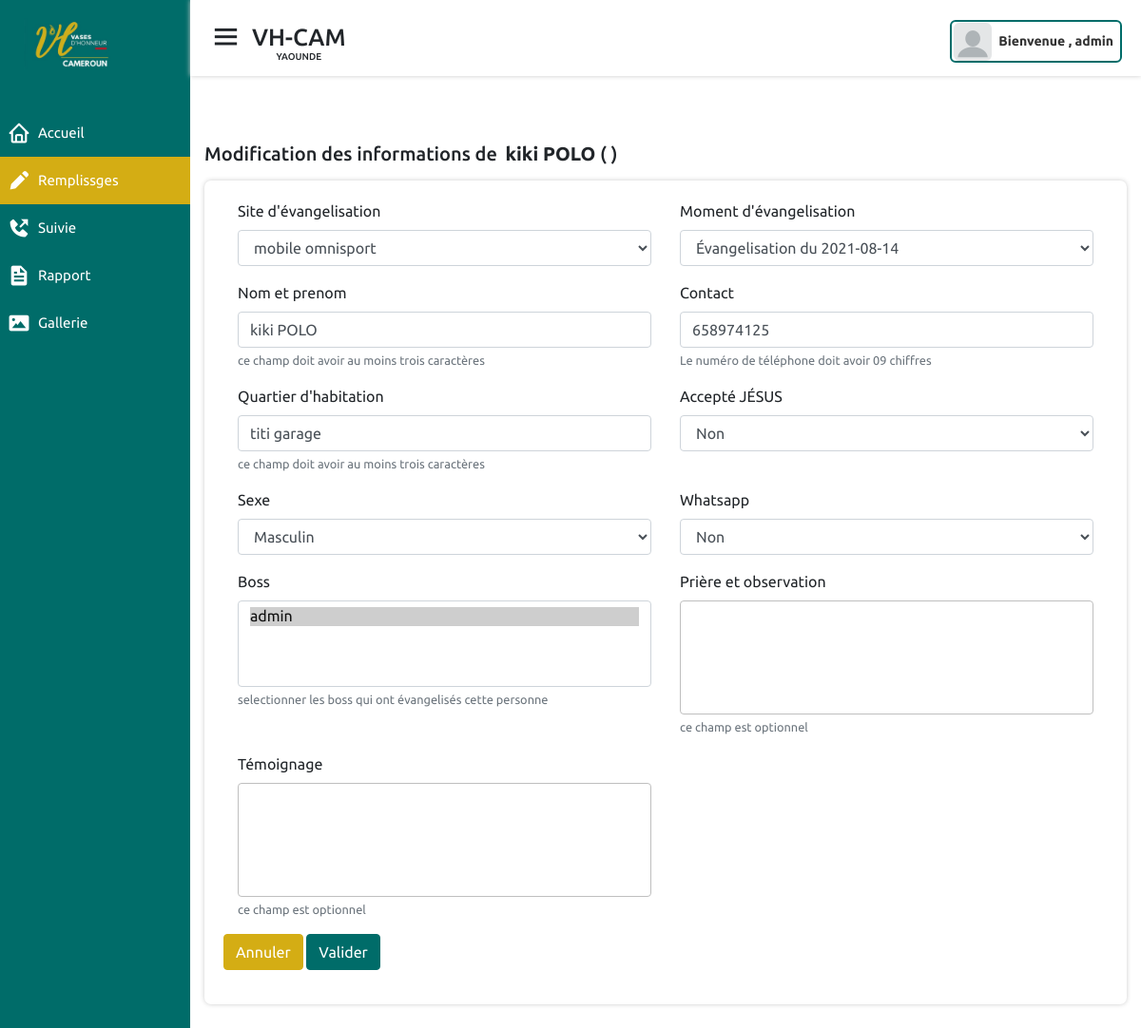
Screenshot of /evangelisations/remplissages/personne/8/modifier (signed in) with the database file from the repository.
### remplissages/models.py (models this page shows, shortened)
class Person(models.Model):
    ACCEPTE_JESUS = (
        ('oui', 'Oui'),
        ('non', 'Non'),
        ('ras', 'Ras'),
        ('déjà', 'Déjà')
    )
    SEXE = (
        ('masculin', 'Masculin'),
        ('féminin', 'Féminin')
    )
    WHATSAPP = (
        ('oui', 'Oui'),
        ('non', 'Non'),
    )
    site_evangelisation = models.ForeignKey(Site,
                                            related_name='personnes_evangelise',
                                            on_delete=models.SET_NULL, blank=True,  null=True,
                                            verbose_name="site d'évangelisation")
    author = models.ForeignKey(User, related_name='auth_personnes',
                                            on_delete=models.SET_NULL,
                                            blank=True,
                                            null=True,
                                            verbose_name="Enrgistré par ")
    evangelisation = models.ForeignKey(Evangelisation, related_name='personnes',
                                            on_delete=models.SET_NULL,
                                            blank=True,
                                            null=True,
                                            verbose_name="Moment d'évangelisation")
    date = models.DateField(auto_now_add=False, auto_created=False)
    nom_et_prenom = models.CharField(max_length=200, verbose_name='Nom et Prénom', help_text="ce champ doit avoir au moins trois caractères")
    contacts = models.PositiveIntegerField()
    quartier_d_habitation = models.CharField(max_length=200, verbose_name="Quartier d'habitation", help_text="ce champ doit avoir au moins trois caractères")
    accepte_jesus = models.CharField(choices=ACCEPTE_JESUS, max_length=15, verbose_name='Accepté JÉSUS')
    sexe = models.CharField(choices=SEXE, max_length=15, verbose_name='Sexe')
    whatsapp = models.CharField(choices=WHATSAPP, max_length=15, verbose_name='Whatsapp')
    boss = models.ManyToManyField(User, related_name='personnes', help_text="selectionner les boss qui ont évangelisés cette personne")
    sujets_de_priere = models.TextField(verbose_name="Prière et observation", null=True, blank=True, help_text="ce champ est optionnel")
    temoignages = models.TextField(verbose_name="Témoignage", null=True, blank=True, help_text="ce champ est optionnel")
    author = models.ForeignKey(User, related_name='author_personnes',
                                on_delete=models.SET_NULL,
                                null=True,
                                verbose_name="ajouter par ")
    created = models.DateTimeField(auto_now_add=True, verbose_name='créer à')
    updated = models.DateTimeField(auto_now=True, verbose_name='mis à jour à')
    class Meta:
        verbose_name = "Personne évangélisé"
        ordering = ('nom_et_prenom',)

### remplissages/views.py (the view)
# urls.py: path('personne/<int:pk>/modifier', views.change_personne, name="change_personne"),
@login_required
def change_personne(request, pk, passe=None):
    person = None
    is_update = False
    form = None
    passe1 = passe
    context = dict()
    request.session['passe'] = passe1
    try:
        person = Person.objects.get(id=pk)
    except Person.DoesNotExist:
        raise Http404("Pages non disponible")
    if request.method == 'POST':
        form = PersonFormUpdate(instance=person, data=request.POST)
        if request.session.get('passe'):
            passe1 = request.session.get('passe')
        if form.is_valid():
            person = form.save(commit=False)
            person.save()
            History.objects.create(
                user=request.user,
                content_object=f"{person}",
                action_type="mise à jour de"
            )
            context['is_update'] = True
            request.session['is_update'] = True
            request.session['personne_update'] = {'id':person.id, 'nom':person.nom_et_prenom}
            request.session['personne'] = {'id':person.id, 'nom':person.nom_et_prenom}
            if passe1:
                return redirect('rempl:liste_site')
            else:
                return redirect('rempl:index_rempl')
        else:
            if request.session.get('passe'):
                context['passe'] = request.session.get('passe')
    else:
        form = PersonFormUpdate(instance=person)
        if request.session.get('passe'):
            context['passe'] = request.session.get('passe')
    if passe1:
        context['passe'] = passe1
    context['form'] = form
    context['person'] = person
    context['passe'] = passe
    active = "index_rempl"
    context['active'] = active
    return render(request, 'remplissages/personne/update_person.html', context)

### remplissages/forms.py (shortened to what this page needs)
class PersonFormUpdate(forms.ModelForm):
    contacts = forms.IntegerField(label="Contact", help_text="Le numéro de téléphone doit avoir 09 chiffres")
    nom_et_prenom = forms.CharField(label="Nom et prenom", help_text="ce champ doit avoir au moins trois caractères")
    quartier_d_habitation = forms.CharField(label="Quartier d'habitation", help_text="ce champ doit avoir au moins trois caractères")
    class Meta:
        model = Person
        fields = ['site_evangelisation', 'evangelisation', 'nom_et_prenom',
                    'contacts', 'quartier_d_habitation', 'accepte_jesus',
                    'sexe', 'whatsapp','boss',
                    'sujets_de_priere', 'temoignages']

### remplissages/models.py (called while the page is built)
    def __str__(self):
        return self.nom_site_evangelisation

    def __str__(self):
        return f"Évangelisation du {self.day}"

### remplissages/templates/remplissages/personne/update_person.html (shortened to what this page needs)
{% extends 'base.html' %}
{% load widget_tweaks %}
{% block content %}
<div class="row">
    <div class="col-md-12">
        <div class="wrap_rempl">
            <h2 class="mb-3">Modification des informations de <b class="pl-1">{{ person.nom_et_prenom }}</b>
                (<b style="color: #d4ad14;">
                </b>)
            </h2>
            <div class="rempl">
                <div class="rempl_descrip">
                    <form id="id_evang_form"
                            action="
                            {% if passe %}
                                {% url 'rempl:change_personne_passe' person.id passe %}
                            {% else %}
                                {% url 'rempl:change_personne' person.id %}
                            {% endif %}"
                            method="POST">
                        <div class="row">
                            {% for field in form %}
                            <div class="col-md-6">
                                <div class="form-group {% if field.errors %}has-error{% endif %}">
                                    <label for="{{ field.id_for_label }}">{{field.label}}</label>
                                    {% render_field field class="form-control" %}
                                    <small class="form-text text-muted">{{ field.help_text }}</small>
                                </div>
                            </div>
                            {% endfor %}
                        </div>
                        <div class="form-group">
                            <a
                                {% if passe %}
                                    href="{% url 'rempl:liste_site' %}"
                                {% else %}
                                    href="{% url 'rempl:index_rempl' %}"
                                {% endif %}
                                class="btn btn-secondary btn-with">Annuler</a>
                            <button type="submit" class="btn btn-success btn-with">Valider</button>
                        </div>
                    </form>
                </div>
            </div>
        </div>
    </div>
</div>
{% endblock %}

### templates/layout/navbar.html (shortened to what this page needs)
{% load static %}
<nav class="rapport_nav account_nav {% if active == 'gallerie' %}gallerie_nav{% endif %}">
    <div class="nav-bar-first">
        <div class="sidebar-button">
            <i class='bx bx-menu sibebarBtn'></i>
            <div class="navbar-head">
                <span class="dashboard">VH-CAM</span>
                <span style="font-size: 10px;position: relative;top: -7px;">YAOUNDE</span>
            </div>
        </div>
        <div class="profile-details">
            <img src="{% static 'images/profile.png' %}" alt="">
            <span class="admin_name">Bienvenue , {{request.user}}</span>
        </div>
    </div>
    <div class="rempl-infos-submit">
    </div>
</nav>

### static/css/style.css (style rules this page uses)
* { margin: 0; padding: 0; box-sizing: border-box; font-family: 'Ubuntu', sans-serif; }
body { min-height: 100vh; width: 100%; }
.home-section nav { position: fixed; width: calc(100% - 200px); z-index: 100; left: 200px; height: 80px; top: 0; right: 0; background: #fff; padding: 0 20px; display: flex; align-items: center; box-shadow: 0 0 5px #ccc; justify-content: space-between; flex-direction: column; transition: all .5s ease; }
nav .nav-bar-first { position: relative; top: 21px; display: flex; justify-content: space-between; width: 100%; }
.navbar-head { display: flex; align-items: center; flex-direction: column; }
.home-section nav .sidebar-button { display: flex; align-items: start; font-size: 25px; font-weight: 500; }
.home-section nav .sidebar-button i { font-size: 35px; margin-right: 10px ; }
.home-section nav .profile-details { position: relative; display: flex; align-items: center; height: 45px; min-width: 165px; border: 2px solid #006c69 !important; border-radius: 6px; padding: 0 0px 0 2px; }
nav .profile-details img { height: 40px; width: 40px; object-fit: cover; border-radius: 6px; }
nav .profile-details .admin_name { font-size: 14px; font-weight: 600; color: #333; margin: 0 7px; white-space: nowrap; }
.row { margin-right: 0 !important; margin-left: 0 !important; }
.btn-success { background: #006c69 !important; outline: none !important; border-color: #006c69 !important; }
.form-group textarea { width: 100%; height: 120px !important; outline: none; resize: none; border-color: #bfbfbf; max-height: 230px !important; }
.btn-secondary { background-color: #d4ad14 !important; border-color: #d4ad14 !important; outline: none !important; }

### remplissages/static/remplissages/css/remplissages.css (style rules this page uses)
h2 { font-size: 20px; padding: 0px 15px 0px 0px; }
.wrap_rempl { margin-top: 150px; }
.rempl { box-shadow: 0 0 5px#ccc; border: 5px solid #fff; background-color:#fff; border-radius: 7px; margin-bottom: 25px; }
.rempl_descrip { position: relative; }
.rempl-infos-submit { position: absolute; width: 100%; top: 82px; left: 0px; height: 30px;; z-index: -80; }
#id_evang_form { padding: 15px; }

### rows the page displays
Person: nom_et_prenom "kiki POLO", site_evangelisation "mobile omnisport" "Évangelisation du 2021-08-14" "kiki POLO" "658974125" "titi garage" "Non" "Masculin" "Non"

### other values shown
{{ request.user }} "admin"
{{ field.label }} "Site d'évangelisation" "Moment d'évangelisation" "Nom et prenom" "Contact" "Quartier d'habitation" "Accepté JÉSUS" "Sexe" "Whatsapp" "Boss" "Prière et observation" "Témoignage"
{{ field.help_text }} "ce champ doit avoir au moins trois caractères" "Le numéro de téléphone doit avoir 09 chiffres" "ce champ doit avoir au moins trois caractères" "selectionner les boss qui ont évangelisés cette personne" "ce champ est optionnel" "ce champ est optionnel"
